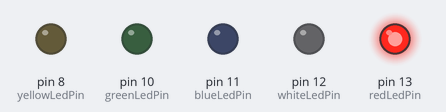
A sketch run on a simulated Arduino Uno, built with avr-gcc and run on an emulated ATmega328P. Parts: output pins drawn as LEDs (lit = HIGH).

Above: at 0.5 s.
At 2.5 s:
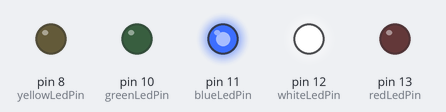
At 3.5 s:
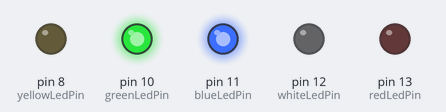
At 5.5 s:
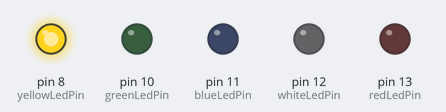
At 7.5 s:
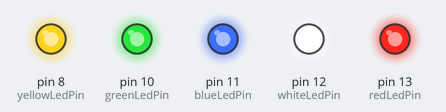
At 10.5 s:
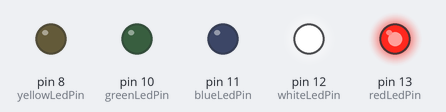
Timing chart, 0 to 11.7 s (numbered marks = the images above):
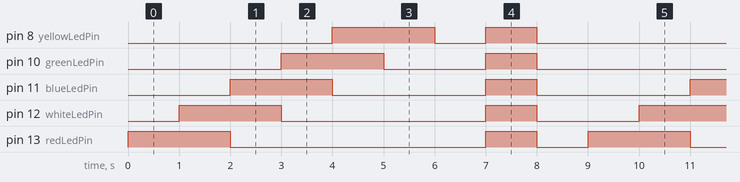

The sketch:

led_chain_ladder.ino
```cpp
const int redLedPin =  LED_BUILTIN;// the number of the LED pin
const int whiteLedPin = 12;// the number of the LED pin
const int blueLedPin = 11;// the number of the LED pin
const int greenLedPin = 10;// the number of the LED pin
const int yellowLedPin = 8;// the number of the LED pin

void setup() {
  // put your setup code here, to run once:
  pinMode(redLedPin, OUTPUT);
  pinMode(whiteLedPin, OUTPUT);
  pinMode(blueLedPin, OUTPUT);
  pinMode(greenLedPin, OUTPUT);
  pinMode(yellowLedPin, OUTPUT);
}

void loop() {
  // put your main code here, to run repeatedly:
  worm_blink();
  delay(1000);
  all_colors_blink();
}

void worm_blink() {
  digitalWrite(greenLedPin, LOW);
  digitalWrite(redLedPin, HIGH);
  delay(1000);
  digitalWrite(yellowLedPin, LOW);
  digitalWrite(whiteLedPin, HIGH);
  delay(1000);
  digitalWrite(redLedPin, LOW);
  digitalWrite(blueLedPin, HIGH);
  delay(1000);
  digitalWrite(whiteLedPin, LOW);
  digitalWrite(greenLedPin, HIGH);
  delay(1000);
  digitalWrite(blueLedPin, LOW);
  digitalWrite(yellowLedPin, HIGH);
  delay(1000);
  digitalWrite(greenLedPin, LOW);
  delay(1000);
  digitalWrite(yellowLedPin, LOW);
}

void all_colors_blink() {
  digitalWrite(redLedPin, HIGH);
  digitalWrite(whiteLedPin, HIGH);
  digitalWrite(blueLedPin, HIGH);
  digitalWrite(greenLedPin, HIGH);
  digitalWrite(yellowLedPin, HIGH);
  delay(1000);
  digitalWrite(redLedPin, LOW);
  digitalWrite(whiteLedPin, LOW);
  digitalWrite(blueLedPin, LOW);
  digitalWrite(greenLedPin, LOW);
  digitalWrite(yellowLedPin, LOW);
  delay(1000);
}
```

Measured:
- by itself, pin 8 (yellowLedPin): repeats every 9.0 s: LOW 1.0 s, HIGH 1.0 s, LOW 5.0 s, HIGH 2.0 s
- by itself, pin 10 (greenLedPin): repeats every 9.0 s: LOW 2.0 s, HIGH 1.0 s, LOW 4.0 s, HIGH 2.0 s
- by itself, pin 11 (blueLedPin): repeats every 9.0 s: LOW 3.0 s, HIGH 1.0 s, LOW 3.0 s, HIGH 2.0 s
- by itself, pin 12 (whiteLedPin): repeats every 9.0 s: LOW 4.0 s, HIGH 1.0 s, LOW 2.0 s, HIGH 2.0 s
- by itself, pin 13 (redLedPin): repeats every 9.0 s: LOW 5.0 s, HIGH 1.0 s, LOW 1.0 s, HIGH 2.0 s
